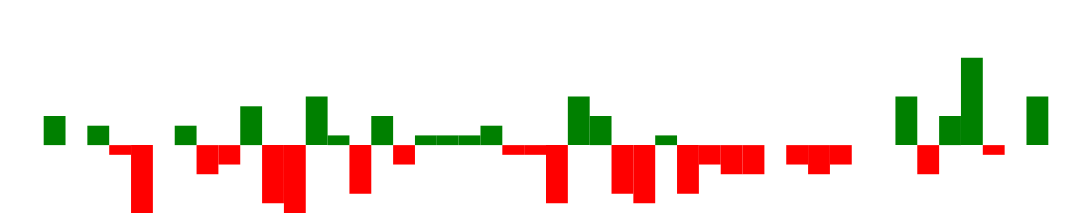

Vega-Lite specification for this chart:
### Vega specification from a JSON file in a GitHub repository (floating-point values rounded to 4 significant figures)
{"$schema": "https://vega.github.io/schema/vega/v5.json", "width": 250, "height": 40, "padding": 0, "data": [{"name": "table", "values": [{"game": "g1", "diff": 3}, {"game": "g2", "diff": 0}, {"game": "g3", "diff": 2}, {"game": "g4", "diff": -1}, {"game": "g5", "diff": -7}, {"game": "g6", "diff": 0}, {"game": "g7", "diff": 2}, {"game": "g8", "diff": -3}, {"game": "g9", "diff": -2}, {"game": "g10", "diff": 4}, {"game": "g11", "diff": -6}, {"game": "g12", "diff": -7}, {"game": "g13", "diff": 5}, {"game": "g14", "diff": 1}, {"game": "g15", "diff": -5}, {"game": "g16", "diff": 3}, {"game": "g17", "diff": -2}, {"game": "g18", "diff": 1}, {"game": "g19", "diff": 1}, {"game": "g20", "diff": 1}, {"game": "g21", "diff": 2}, {"game": "g22", "diff": -1}, {"game": "g23", "diff": -1}, {"game": "g24", "diff": -6}, {"game": "g25", "diff": 5}, {"game": "g26", "diff": 3}, {"game": "g27", "diff": -5}, {"game": "g28", "diff": -6}, {"game": "g29", "diff": 1}, {"game": "g30", "diff": -5}, {"game": "g31", "diff": -2}, {"game": "g32", "diff": -3}, {"game": "g33", "diff": -3}, {"game": "g34", "diff": 0}, {"game": "g35", "diff": -2}, {"game": "g36", "diff": -3}, {"game": "g37", "diff": -2}, {"game": "g38", "diff": 0}, {"game": "g39", "diff": 0}, {"game": "g40", "diff": 5}, {"game": "g41", "diff": -3}, {"game": "g42", "diff": 3}, {"game": "g43", "diff": 9}, {"game": "g44", "diff": -1}, {"game": "g45", "diff": 0}, {"game": "g46", "diff": 5}]}], "signals": [{"name": "tooltip", "value": {}, "on": [{"events": "rect:mouseover", "update": "datum"}, {"events": "rect:mouseout", "update": "{}"}]}], "scales": [{"name": "xscale", "type": "band", "domain": {"data": "table", "field": "game"}, "range": "width", "padding": 0.05, "round": true}, {"name": "yscale", "domain": {"data": "table", "field": "diff"}, "nice": true, "range": "height"}], "axes": [{"orient": "bottom", "scale": "xscale", "labels": false, "ticks": false}, {"orient": "right", "scale": "yscale", "labels": false, "ticks": false}], "marks": [{"type": "rect", "from": {"data": "table"}, "encode": {"enter": {"x": {"scale": "xscale", "field": "game"}, "width": {"scale": "xscale", "band": 1}, "y": {"scale": "yscale", "field": "diff"}, "y2": {"scale": "yscale", "value": 0}, "fill": [{"test": "datum.diff > 0", "value": "green"}, {"value": "red"}]}, "update": {"fill": [{"test": "datum.diff > 0", "value": "green"}, {"value": "red"}]}, "hover": {"fill": {"value": "black"}}}}, {"type": "text", "encode": {"enter": {"align": {"value": "center"}, "baseline": {"value": "bottom"}, "fill": {"value": "#333"}}, "update": {"x": {"scale": "xscale", "signal": "tooltip.game", "band": 0.5}, "y": {"scale": "yscale", "signal": "tooltip.diff", "offset": 0.05}, "text": {"signal": "tooltip.diff"}, "fillOpacity": [{"test": "datum === tooltip", "value": 0}, {"value": 1}]}}}], "config": {}}
